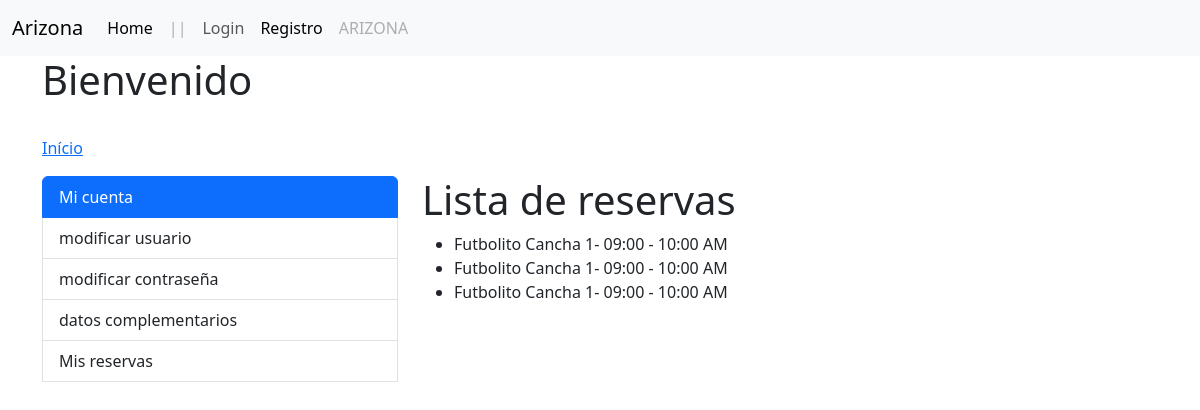
/clientes/reservas/, run on an earlier commit of the app's database.
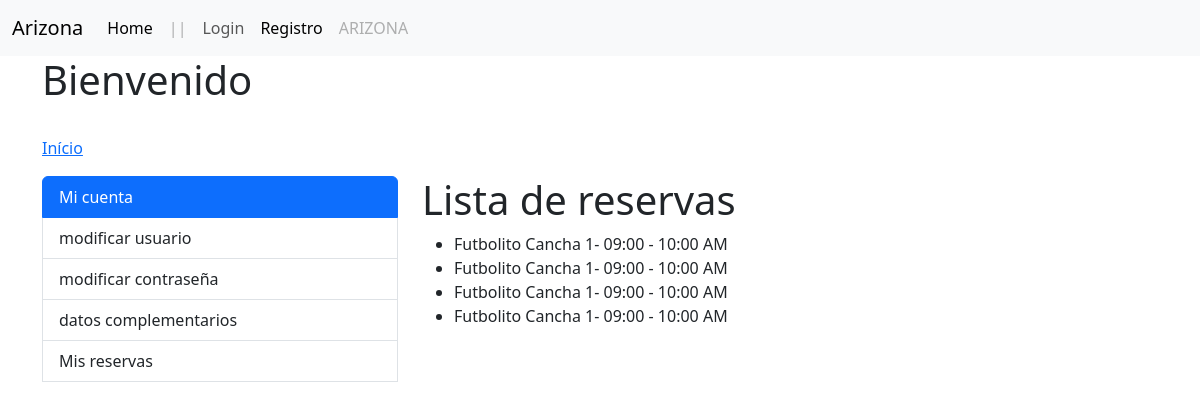
And on a later commit of the database.
### client/models.py (models this page shows, shortened)
class Reserva(models.Model):
    cliente = models.ForeignKey(Cliente, on_delete=models.CASCADE)
    agenda = models.ForeignKey(Agenda, on_delete=models.CASCADE)
    dia = models.DateField()
    confirmada = models.BooleanField(default=False)
    class Meta:
        unique_together = ('agenda', 'cliente', 'dia')

### services/models.py (models this page shows)
class Agenda(models.Model):
    cancha = models.ForeignKey(Cancha, on_delete=models.CASCADE)
    horario = models.ForeignKey(Horario, on_delete=models.CASCADE)
    disponible = models.BooleanField(default=True)
    def __str__(self):
        return f'{self.cancha.tipo} {self.cancha }- {self.horario}'
    class Meta:
        verbose_name = _('Agenda')
        verbose_name_plural = _('Agendas')
        unique_together = ('cancha', 'horario')

class Cancha(models.Model):
    NUMERACION_CHOICES = [
        ('1', 'Cancha 1'),
        ('2', 'Cancha 2'),
        ('3', 'Cancha 3'),
        ('4', 'Cancha 4'),
        ('5', 'Cancha 5'),
        ('6', 'Cancha 6'),
        ('7', 'Cancha 7'),
        ('8', 'Cancha 8'),
    ]
    numeracion = models.CharField(max_length=10, choices=NUMERACION_CHOICES)
    tipo = models.ForeignKey(TipoCancha, on_delete=models.CASCADE, related_name='canchas')
    def __str__(self):
        return f'Cancha {self.numeracion}'
    class Meta:
        verbose_name = _('Cancha')
        verbose_name_plural = _('Canchas')

class TipoCancha(models.Model):
    nombre = models.CharField(max_length=50)
    precio = models.DecimalField(max_digits=8, decimal_places=0)
    descripcion = models.TextField()
    def __str__(self):
        return self.nombre
    class Meta:
        verbose_name = _('Tipo de Cancha')
        verbose_name_plural = _('Tipos de Canchas')

class Horario(models.Model):
    AM = 'AM'
    PM = 'PM'
    HORAS_CHOICES = [
        ('09', '09:00 - 10:00'),
        ('10', '10:00 - 11:00'),
        ('11', '11:00 - 12:00'),
        ('12', '12:00 - 01:00'),
        ('16', '04:00 - 05:00'),
        ('17', '05:00 - 06:00'),
        ('18', '06:00 - 07:00'),
        ('19', '07:00 - 08:00'),
        ('20', '08:00 - 09:00'),
        ('21', '09:00 - 10:00'),
    ]
    MERIDIEM_CHOICES = [
        (AM, 'AM'),
        (PM, 'PM'),
    ]
    horario = models.CharField(max_length=10, choices=HORAS_CHOICES, unique=True)
    meridiem = models.CharField(max_length=2, choices=MERIDIEM_CHOICES, default=PM)
    def __str__(self):
        return f'{self.get_horario_display()} {self.get_meridiem_display()}'
    class Meta:
        verbose_name = _('Horario')
        verbose_name_plural = _('Horarios')

### client/views.py (the view)
# urls.py: path('reservas/', views.reserva_list, name='reserva_list'),
def reserva_list(request):
    reservas = Reserva.objects.all()
    return render(request, 'reserva/listar.html', {'reservas': reservas})

### client/templates/reserva/listar.html
{% extends "accounts/index.html" %}
{% block accounts_container %}
<h1>Lista de reservas</h1>
<ul>
  {% for reserva in reservas %}
    <li>{{reserva.agenda}}</li>
  {% empty %}
    <li>No hay servicios disponibles.</li>
  {% endfor %}
</ul>
{% endblock %}

What changed in the data, as far as the page shows it:
added Reserva: agenda "Futbolito Cancha 1- 09:00 - 10:00 AM"
